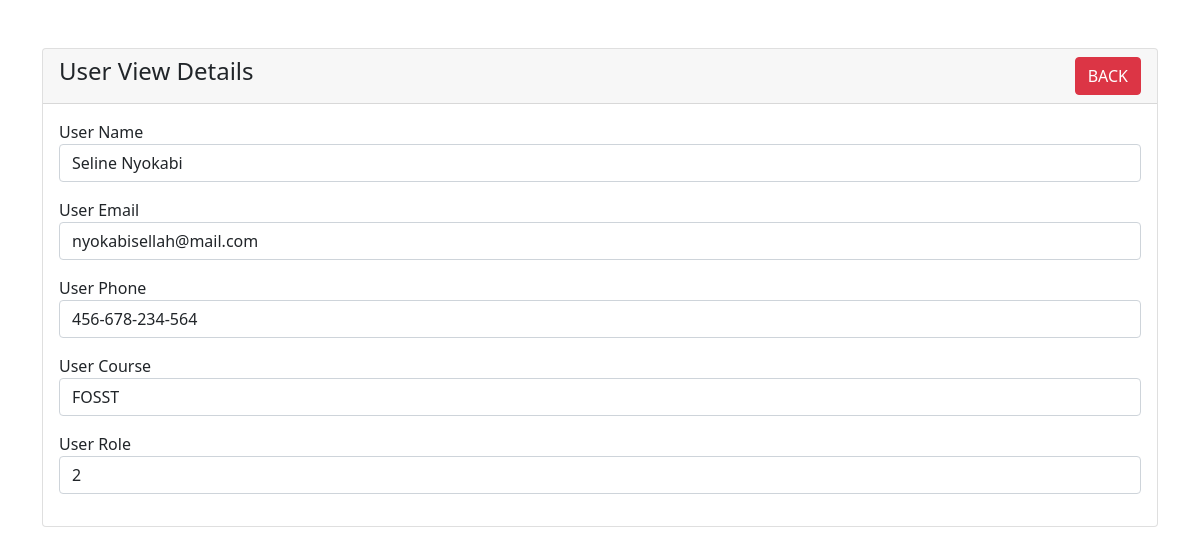
/student_view.php?id=9, run on the app's committed database.
### tables this page shows
CREATE TABLE `user` (
  `id` int(6) NOT NULL AUTO_INCREMENT,
  `name` varchar(191) NOT NULL,
  `email` varchar(191) NOT NULL,
  `phone` varchar(191) NOT NULL,
  `course` varchar(191) NOT NULL,
  `password` varchar(255) NOT NULL,
  `user_role` varchar(50) NOT NULL DEFAULT 'user',
  PRIMARY KEY (`id`)
);

### student_view.php (the view, shortened to what this page needs)
<?php
    include  'templates/common/header.php';
?>
    <div class="container mt-5">
        <div class="row">
            <div class="col-md-12">
                <div class="card">
                    <div class="card-header">
                        <h4>User View Details
                            <a href="index.php" class="btn btn-danger float-end">BACK</a>
                        </h4>
                    </div>
                    <div class="card-body">
                        <?php
                        if(isset($_GET['id']))
                        {
                            $user_id = mysqli_real_escape_string($connection_obj, $_GET['id']);
                            $query = "SELECT * FROM user WHERE id='$user_id' ";
                            $query_run = mysqli_query($connection_obj, $query);
                            if(mysqli_num_rows($query_run) > 0)
                            {
                                $user= mysqli_fetch_array($query_run);
                                ?>
                                    <div class="mb-3">
                                        <label>User Name</label>
                                        <p class="form-control">
                                            <?=$user['name'];?>
                                        </p>
                                    </div>
                                    <div class="mb-3">
                                        <label>User Email</label>
                                        <p class="form-control">
                                            <?=$user['email'];?>
                                        </p>
                                    </div>
                                    <div class="mb-3">
                                        <label>User Phone</label>
                                        <p class="form-control">
                                            <?=$user['phone'];?>
                                        </p>
                                    </div>
                                    <div class="mb-3">
                                        <label>User Course</label>
                                        <p class="form-control">
                                            <?=$user['course'];?>
                                        </p>
                                    </div>
                                     <div class="mb-3">
                                        <label>User Role</label>
                                        <p class="form-control">
                                            <?=$user['user_role'];?>
                                        </p>
                                    </div>
                                <?php
                            }
                            else
                            {
                                echo "<h4>No Such Id Found</h4>";
                            }
                        }
                        ?>
                    </div>
                </div>
            </div>
        </div>
    </div>
 <?php
    include  'templates/common/footer.php';
?>

### data on the page
user: name "Seline Nyokabi", email "nyokabisellah@mail.com", phone "456-678-234-564", course "FOSST", user_role "2"
